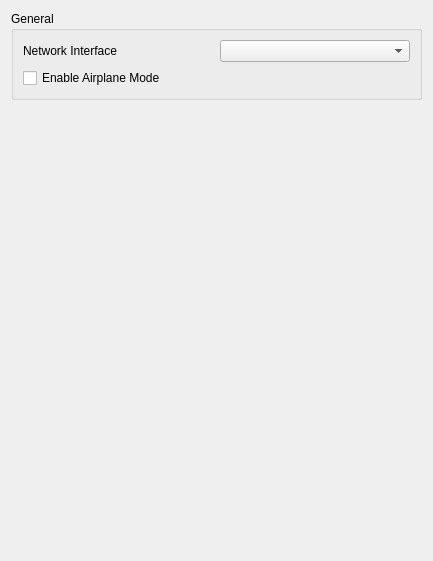
<?xml version="1.0" encoding="UTF-8"?>
<ui version="4.0">
 <class>ConfigureNetwork</class>
 <widget class="QWidget" name="ConfigureNetwork">
  <property name="geometry">
   <rect>
    <x>0</x>
    <y>0</y>
    <width>433</width>
    <height>561</height>
   </rect>
  </property>
  <property name="windowTitle">
   <string>Form</string>
  </property>
  <property name="accessibleName">
   <string>Network</string>
  </property>
  <layout class="QVBoxLayout" name="verticalLayout">
   <item>
    <layout class="QVBoxLayout" name="verticalLayout_3">
     <item>
      <widget class="QGroupBox" name="groupBox_2">
       <property name="title">
        <string>General</string>
       </property>
       <layout class="QGridLayout" name="gridLayout_2">
        <item row="1" column="1">
         <widget class="QComboBox" name="network_interface"/>
        </item>
        <item row="1" column="0">
         <widget class="QLabel" name="label_4">
          <property name="text">
           <string>Network Interface</string>
          </property>
         </widget>
        </item>
        <item row="2" column="0" colspan="2">
         <widget class="QCheckBox" name="airplane_mode">
          <property name="text">
           <string>Enable Airplane Mode</string>
          </property>
         </widget>
        </item>
       </layout>
      </widget>
     </item>
    </layout>
   </item>
   <item>
    <spacer name="verticalSpacer">
     <property name="orientation">
      <enum>Qt::Orientation::Vertical</enum>
     </property>
     <property name="sizeHint" stdset="0">
      <size>
       <width>20</width>
       <height>40</height>
      </size>
     </property>
    </spacer>
   </item>
  </layout>
 </widget>
 <resources/>
 <connections/>
</ui>
